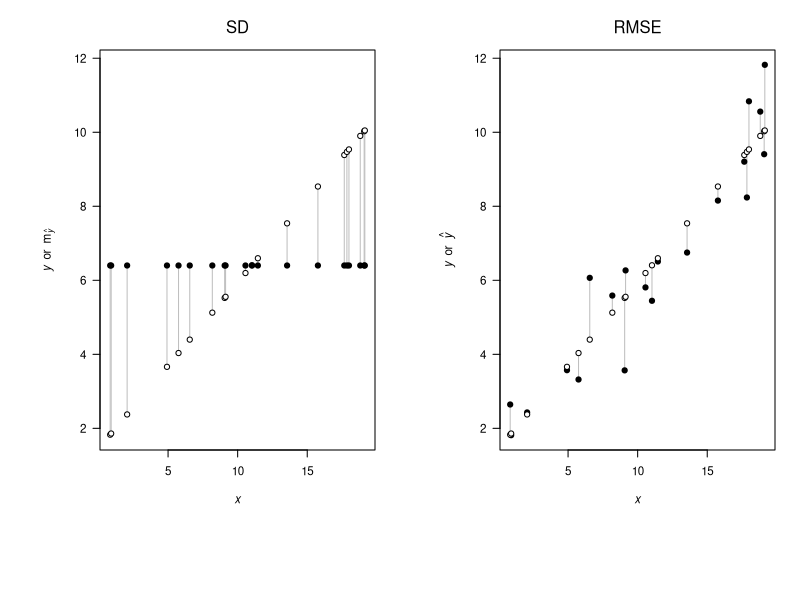

Recreate this plot in R.
## ---- chunk 1
knitr::opts_chunk$set(echo = TRUE, dev = "pdf")
## ---- chunk 2
## set random seed for reprodicibility
set.seed(123)

## function to calculate RMSE
rmse <- function(pre, obs) {
  rmse <- sqrt(sum((pre - obs)^2)/length(pre))
  return(rmse)
}

## sample size
nn <- 20
## some values for the predictor x
xx <- sort(runif(nn, 0, 20))
## intercept
alpha <- 1
## slope
beta <- 0.5
## random errors (mean = 0, SD = 1)
epsilon <- rnorm(nn)
## observed data
yy <- alpha + beta*xx + epsilon

## fit a regression model
mm <- lm(yy ~ xx)
## get predicted values
yhat <- predict(mm)
## ---- chunk 3
par(mfrow = c(1,2), mai = c(1.5,1,0.5,0.25), cex = 0.7)
## plot yhat and mean(yhat)
plot(xx, yy, pch = 16, las = 1, type = "n",
     xlab = expression(italic(x)),
     ylab = expression(italic(y)~~or~~m[hat(italic(y))]))
mtext("SD", side = 3, line = 1)
segments(x0 = xx, y0 = yhat, y1 = mean(yhat), col = "gray")
points(xx, yhat, pch = 21, bg = "white")
points(xx, rep(mean(yy), nn), pch = 19)
## plot observed and yhat
plot(xx, yy, pch = 16, las = 1, type = "n",
     xlab = expression(italic(x)),
     ylab = expression(italic(y)~~or~~hat(italic(y))))
mtext("RMSE", side = 3, line = 1)
segments(x0 = xx, y0 = yhat, y1 = yy, col = "gray")
points(xx, yy, pch = 19)
points(xx, yhat, pch = 21, bg = "white")

## calculate RMSE
round(rmse(yhat, yy), 3)
## calculate SD
round(sd(yhat), 3)

sqrt(var(xx) * coef(mm)[2]^2)
